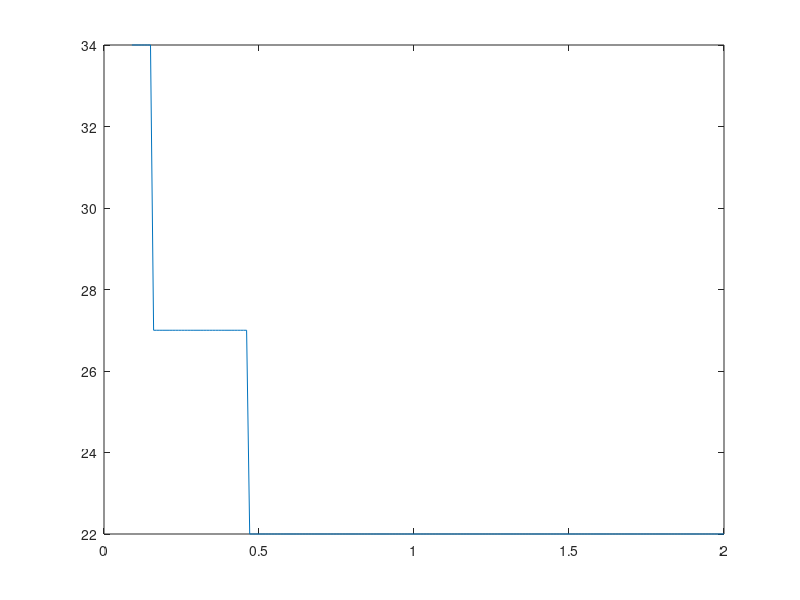
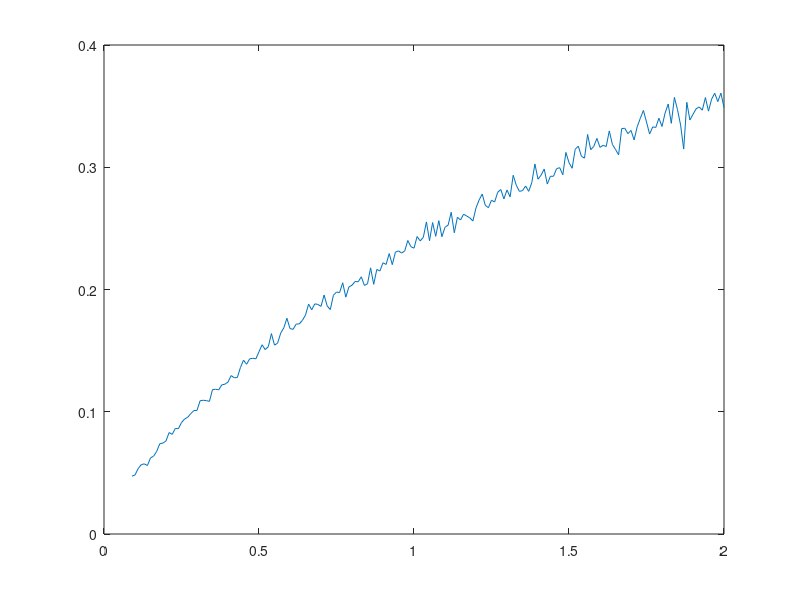

Source code (MATLAB) for these figures, in order:
clear all
close all

c=[1 0 0 0 2 0 0 -0.1 0 0 0 0 0.01];
M=length(c);
N=35;%length of the equalizer 
ro=0.12;
b=1;
z=0;
err_av=zeros(1,192);
delay=zeros(1,192);
for lambda=0.09:0.01:2
om=1.1;
%select training sequence length
%p=input('enter training/source sequence length (try 4000) = ');
p=4000;
%set up time vector
time=[1:p];
%set up white, zero-mean, BPSK source
s=sign(rand(size(time))-.5);
s_after_channel=filter(c,[1 zeros(1,12)],s);
sigma_s=1;
%set up r(k)
beta=sqrt(3*lambda*sigma_s*sigma_s);
w=unifrnd(-beta,beta,1,p);
g=sqrt(sigma_s^2*2*ro);
cos_noise=zeros(1,p);
for i=1:p
   cos_noise(i)=g*sin(om*(i-1));
end
r=cos_noise+s_after_channel+w;

cosvec=cos(om*[0:(N-1)])';
V=toeplitz(cosvec);   %interference matrix
C=toeplitz([c,zeros(1,N-1)],[c(1),zeros(1,N-1)]);
f_opt=inv(C'*C+lambda*eye(N)+ro*V)*C';
[mmse,optind]=min(diag(eye(size(C*f_opt))-C*f_opt));
delt=optind-1;
optimum_delay=delt
mmse_w_opt_delay=mmse

F=f_opt(:,optind)';
y=filter(F,[1,zeros(1,34)],r);
y_useful=y(1+delt:p);
delayed_s=s(1:p);
err_total=0;
for ii=1:p-delt
    err_total=(y_useful(ii)-delayed_s(ii))^2+err_total;
end
delay(b)=delt;
b=b+1;
z=z+1;
err_av(z)=err_total/(p-delt);
%eyediagram(y,2)
end
figure(1),plot(0.09:0.01:2,delay);
figure(2),plot(0.09:0.01:2,err_av);

